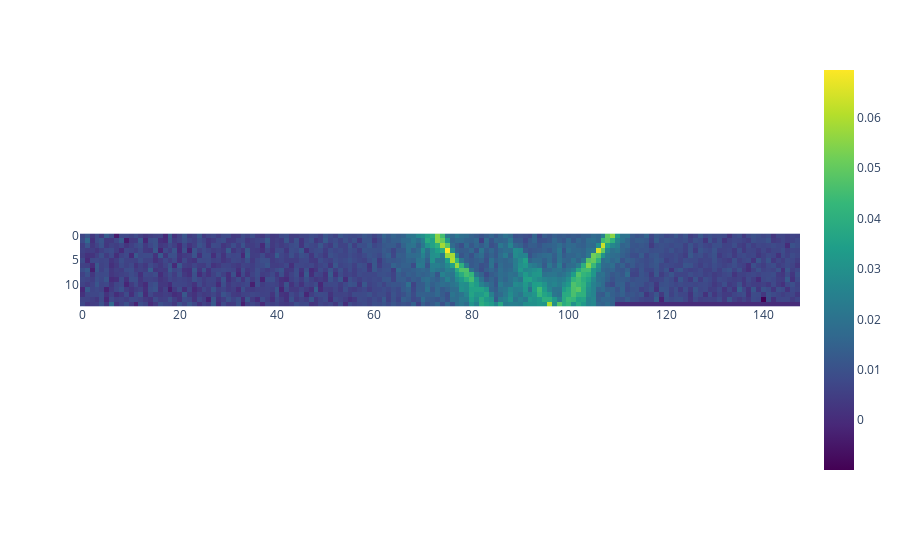

Notebook code cell kept with this figure:
### Code cell
import plotly.express as px
fig=px.imshow(p1_series[250], color_continuous_scale='viridis')
fig.show()
plt.matshow(p1_series[50])
plt.colorbar()
plt.show()
window_min=-0.005
window_max=0.005
"""p1_arr=np.array(p1_series)
arr=p1_arr
arr[arr<window_min]=window_min
arr[arr>window_max]=window_max"""
plt.matshow(-1*p1_series[75],cmap='viridis')
plt.colorbar()
plt.show()
#plt.matshow(arr,cmap='viridis')
#plt.colorbar()
plt.show()
plt.matshow(p1_series[100])
plt.colorbar()
plt.show()
plt.matshow(p1_series[150])
plt.colorbar()
plt.show()
plt.matshow(p1_series[200])
plt.colorbar()
plt.show()
plt.matshow(p1_series[250])
plt.colorbar()
plt.show()
plt.matshow(p1_series[275])
plt.colorbar()
plt.show()

### Figure 1 — Plotly figure (JSON) as saved in the notebook; plotly's stock layout.template omitted (floating-point values rounded to 4 significant figures; data arrays with more than 128 entries replaced by an {"elided": "..."} marker saying what was removed)
{"data": [{"coloraxis": "coloraxis", "hovertemplate": "x: %{x}<br>y: %{y}<br>color: %{z}<extra></extra>", "name": "0", "type": "heatmap", "xaxis": "x", "yaxis": "y", "z": {"elided": "15x148 float values"}}], "layout": {"coloraxis": {"colorscale": [[0.0, "#440154"], [0.1111, "#482878"], [0.2222, "#3e4989"], [0.3333, "#31688e"], [0.4444, "#26828e"], [0.5556, "#1f9e89"], [0.6667, "#35b779"], [0.7778, "#6ece58"], [0.8889, "#b5de2b"], [1.0, "#fde725"]]}, "margin": {"t": 60}, "xaxis": {"anchor": "y", "constrain": "domain", "domain": [0.0, 1.0], "scaleanchor": "y"}, "yaxis": {"anchor": "x", "autorange": "reversed", "constrain": "domain", "domain": [0.0, 1.0]}}}
